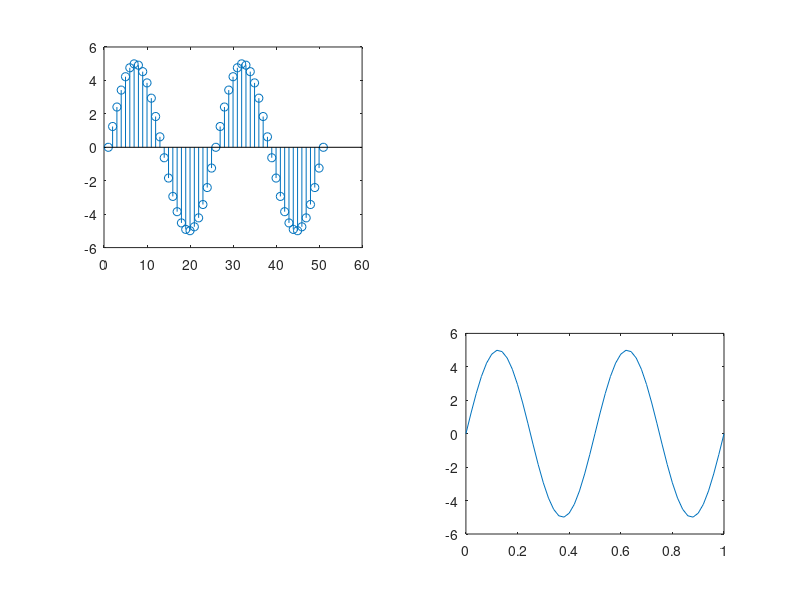

Here is the MATLAB script that generated this plot:
clc;
clear all;
close all;
a=5;
f=2;
fs=50;
t=0:1/fs:1
x=a*sin(2*pi*f*t);
subplot(2,2,1);
stem(x);
subplot(2,2,4);
plot(t,x);